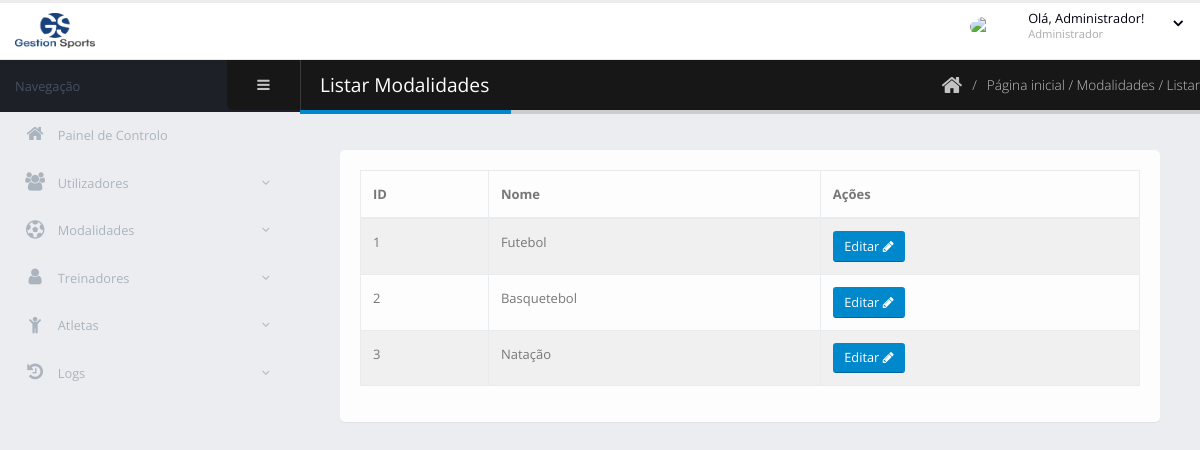
/modalidades/listar.php (signed in), run on the app's committed database.
### tables this page shows
CREATE TABLE `modalidade` (
  `id_modalidade` int(11) NOT NULL,
  `nome` varchar(255) NOT NULL
);

### modalidades/listar.php (the view, shortened to what this page needs)
<?php
include "../DBConnection.php";
$modalidadeDoUtilizador = -1;
?>
<!doctype html>
<html class="fixed" lang="pt">
<head>
    <link rel="stylesheet" href="../vendor/bootstrap/css/bootstrap.css" />
    <link rel="stylesheet" href="../vendor/animate/animate.css">
    <link rel="stylesheet" href="../vendor/font-awesome/css/font-awesome.css" />
    <link rel="stylesheet" href="../vendor/magnific-popup/magnific-popup.css" />
    <link rel="stylesheet" href="../vendor/bootstrap-datepicker/css/bootstrap-datepicker3.css" />
    <link rel="stylesheet" href="../css/theme.css" />
    <link rel="stylesheet" href="../css/skins/default.css" />
    <link rel="stylesheet" href="../css/custom.css">
</head>
<body>
<section class="body">
<?php include '../header.php'; ?>
<div class="inner-wrapper">
    <?php
    if ($perfil == 'admin') {
        include '../admin/menuadmin.php';
    } elseif ($perfil == 'treinador') {
        include '../treinadores/menutreinador.php';
    } else {
        include '../atletas/menuatleta.php';
    }
    ?>
<section role="main" class="content-body">
    <header class="page-header">
        <h2>Listar Modalidades</h2>
        <div class="right-wrapper text-right">
            <ol class="breadcrumbs">
                <li><a href="../inicio.php"><i class="fa fa-home"></i></a></li>
                <li><span>Página inicial / Modalidades / Listar</span></li>
            </ol>
        </div>
    </header>
    <div class="row">
        <div class="col-lg-12">
            <section class="card">
                <div class="card-body">
                    <table class="table table-bordered table-striped">
                        <thead>
                            <tr>
                                <th>ID</th>
                                <th>Nome</th>
                                <th>Ações</th>
                            </tr>
                        </thead>
                        <tbody>
                            <?php
                            $qry = "SELECT * FROM modalidade ORDER BY id_modalidade";
                            $result = mysqli_query($link, $qry);
                            if (mysqli_num_rows($result) > 0) {
                                while ($row = mysqli_fetch_assoc($result)) {
                                    $classeLinha = ($row['id_modalidade'] == $modalidadeDoUtilizador) ? "table-success" : "";
                                    echo "<tr class='$classeLinha'>";
                                    echo "<td>{$row['id_modalidade']}</td>";
                                    echo "<td>{$row['nome']}</td>";
                                    echo "<td>";
                                    if ($perfil == 'admin') {
                                        echo "<a href='editar.php?id_modalidade={$row['id_modalidade']}' class='btn btn-sm btn-primary'>Editar <i class='fa fa-pencil'></i></a>";
                                    } else {
                                        echo "Sem Permissão";
                                    }
                                    echo "</td></tr>";
                                }
                            } else {
                                echo "<tr><td colspan='3' class='text-center'>Não existem modalidades registadas.</td></tr>";
                            }
                            ?>
                        </tbody>
                    </table>
                </div>
            </section>
        </div>
    </div>
</section>
</div>
</section>
</body>
</html>

### css/skins/default.css (style rules this page uses)
a { color: #0088cc; }
.page-header h2 { border-bottom-color: #0088cc; }
html .btn-primary { background-color: #0088cc; border-color: #0088cc #0088cc #006699; color: #ffffff; }

### data on the page
modalidade: id_modalidade "1", nome "Futebol"
modalidade: id_modalidade "2", nome "Basquetebol"
modalidade: id_modalidade "3", nome "Natação"

### other printed values
$_SESSION['nome'] "Administrador"
